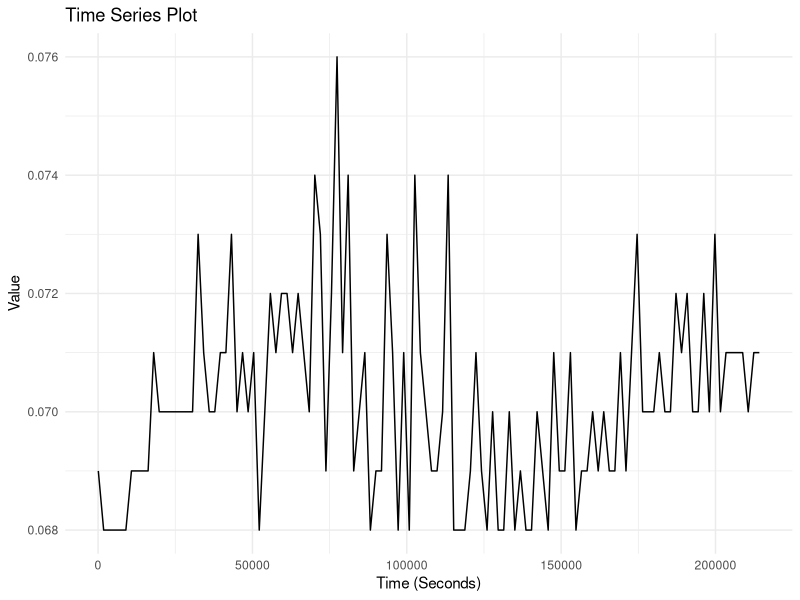

The R script that drew this image:
library(ggplot2)
library(lubridate)
library(readr)

# Read the CSV file
data <- read.csv("Data/allDataCompatible.csv")

# Convert the 'Time' column
data$Time <- as.numeric(hms(data$Time))

# Make sure the columns are read as numbers
data$Column4 <- as.numeric(as.character(data[, 4]))

# Create the ggplot
co2 <- ggplot(data, aes(x = Time, y = Column4)) +
  geom_line() +
  labs(x = "Time (Seconds)", y = "Value", title = "Time Series Plot") +
  theme_minimal()

# Save the plot
ggsave(filename = "Figures/2.png",
       plot = co2, units = "px", width = 3200, height = 1800, dpi = 300)